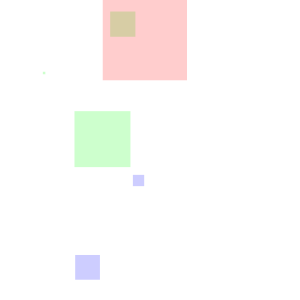
Frame 1 (no input)
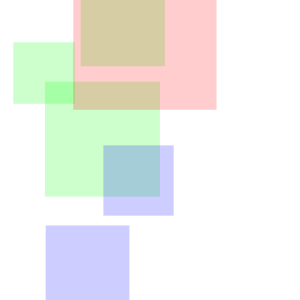
Frame 60 (the mouse pressed at the canvas centre just before this capture)
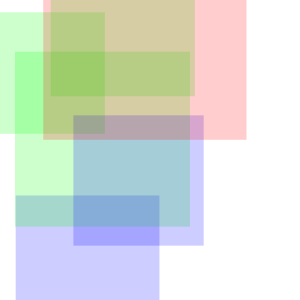
Frame 120 (the mouse held since frame 60 and released just before this capture)

The Processing sketch that drew these frames (run headless with seeded random() and noise(); from frame 60 on, the mouse is pressed at the canvas centre):

// Processing sketch: processing_21642
// ── processing_21642.pde

int num=6;
float rectSize= random(100);

rectangle [] myRectangle = new rectangle[num];
color[] myColors = new color[3];

void setup() {

  size(300,300);

  
  myColors[0] = color(255,0,0,50);
  myColors[1] = color(0,255,0,50);
  myColors[2] = color(0,0,255,50);

  
  for(int i=0;i<myRectangle.length;i++){
    myRectangle[i] = new rectangle();
   
  }

  noStroke();
  smooth();
  rectMode(CENTER);
}

void draw() {
  background(255);

  for(int i=0; i < myRectangle.length; i++) {
    myRectangle[i].update();
    myRectangle[i].draw();
  }
}

class rectangle {
  
  float xpos = random(20,width-20);
  float ypos = random(20,height-20);
  float rectSize = random(100);
  color col = myColors[floor(random(0,3))];
  
   rectangle() {
  }

  void update() {

    //this.ypos = this.ypos + this.speed;
      //speed++;
     // xpos++;
     // ypos++;
      rectSize++;
   if(this.rectSize > height) {
      this.rectSize = 0;
      xpos = random(0,width);
      ypos = random(0,height);
  }
  }
  void draw() {
    fill(col);
    rect( xpos,ypos,rectSize,rectSize);
  }
}
